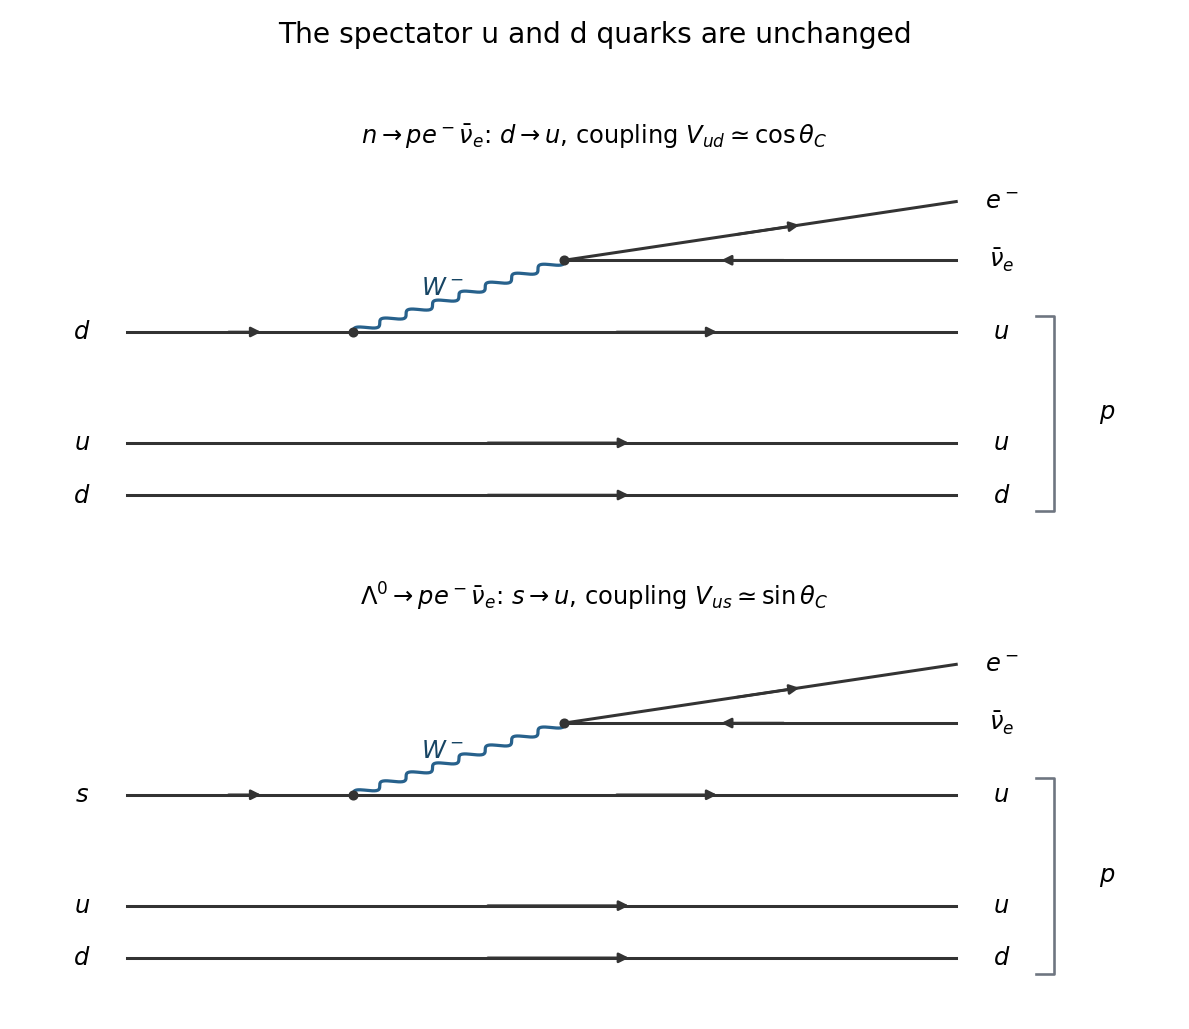

Recreate this plot in Python.
"""Original 2019 Particle and Nuclear Physics solution figure.

Writes the PNG basename to the current working directory. Dependencies are
numpy and matplotlib, declared in the repository pyproject.toml.
Tested with Python 3.14.4, NumPy 2.3.5, Matplotlib 3.10.7.
"""
from pathlib import Path
import matplotlib
matplotlib.use("Agg")
import matplotlib.pyplot as plt
from matplotlib.patches import Rectangle
import numpy as np


def line(ax, a, b, kind="fermion", backwards=False, label=None):
    a, b = np.array(a, dtype=float), np.array(b, dtype=float)
    d = b - a
    n = np.array([-d[1], d[0]]) / np.linalg.norm(d)
    if kind in ("wavy", "gluon"):
        t = np.linspace(0, 1, 300)
        phase = 16 * np.pi * t
        curve = a[:, None] + d[:, None] * t + 0.045 * n[:, None] * np.sin(phase)
        if kind == "gluon":
            curve += 0.045 * (d / np.linalg.norm(d))[:, None] * (np.cos(phase)-1) * np.sin(np.pi*t)
        ax.plot(*curve, color="#27618c", lw=1.6)
    else:
        ax.plot([a[0], b[0]], [a[1], b[1]], color="#333333", lw=1.5)
        if kind == "fermion":
            if backwards:
                a, b = b, a
            ax.annotate("", xy=a+0.61*(b-a), xytext=a+0.43*(b-a),
                        arrowprops={"arrowstyle":"-|>","color":"#333333","lw":1.3})
    if label:
        pos=(a+b)/2+0.17*n
        ax.text(*pos, label, fontsize=12, ha="center", va="center", color="#174564")


def text(ax, x, y, label, **kwargs):
    ax.text(x, y, label, ha="center", va="center", fontsize=12, **kwargs)


def setup(ax, xlim=(-.3,7), ylim=(-2.1,3.9)):
    ax.set_xlim(*xlim);ax.set_ylim(*ylim);ax.axis("off")


def save(fig):
    fig.savefig(Path(__file__).with_suffix(".png").name,dpi=145,facecolor="white")
    plt.close(fig)


def dot(ax,p):
    ax.plot(*p,"o",color="#333333",ms=4)


def bracket(ax,x,y0,y1,label):
    ax.plot([x-.12,x,x,x-.12],[y0,y0,y1,y1],color="#6e7580",lw=1.3)
    text(ax,x+.35,(y0+y1)/2,label)


def main():
    fig,axes=plt.subplots(2,1,figsize=(8.2,7.1))
    for ax,initial in zip(axes,["d","s"]):
        A=(2,1.0);B=(3.4,2.1)
        line(ax,(.5,1),A);line(ax,A,(6,1))
        line(ax,(.5,-.7),(6,-.7));line(ax,(.5,-1.5),(6,-1.5))
        line(ax,A,B,"wavy",label=r"$W^-$")
        line(ax,B,(6,3));line(ax,B,(6,2.1),backwards=True)
        for x,y,l in [(.2,1,'$'+initial+'$'),(.2,-.7,r"$u$"),(.2,-1.5,r"$d$"),(6.3,1,r"$u$"),(6.3,-.7,r"$u$"),(6.3,-1.5,r"$d$"),(6.3,3,r"$e^-$"),(6.3,2.1,r"$\bar\nu_e$")]:text(ax,x,y,l)
        bracket(ax,6.65,-1.75,1.25,r"$p$")
        dot(ax,A);dot(ax,B)
        setup(ax,xlim=(-.2,7.4),ylim=(-2.1,3.5))
        ax.set_title(r"$n\to pe^-\bar\nu_e$: $d\to u$, coupling $V_{ud}\simeq\cos\theta_C$" if initial=="d" else r"$\Lambda^0\to pe^-\bar\nu_e$: $s\to u$, coupling $V_{us}\simeq\sin\theta_C$",fontsize=12,pad=13)
    fig.suptitle("The spectator u and d quarks are unchanged",fontsize=14)
    fig.tight_layout(rect=(0,.01,1,.95),h_pad=2.3);save(fig)

if __name__=="__main__":main()
